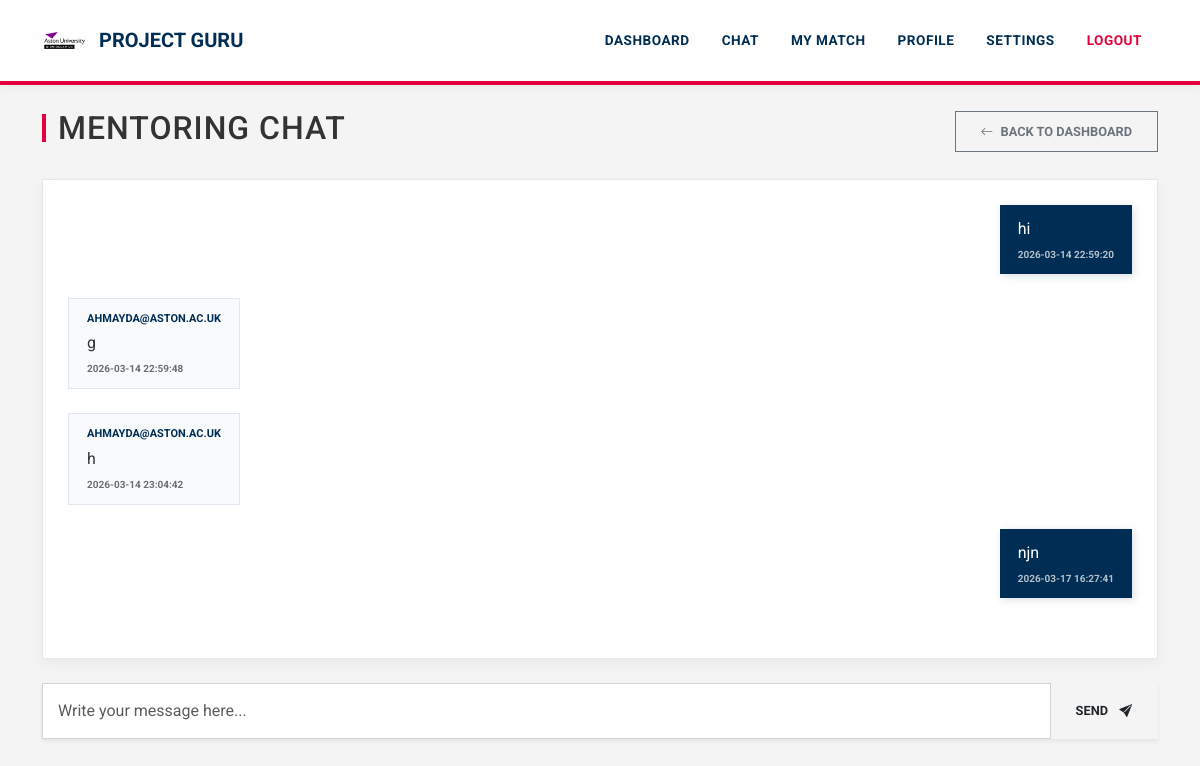
Page /chat/2850 (signed in) on the committed database.
### tables this page shows
CREATE TABLE messages (
    id INTEGER PRIMARY KEY AUTOINCREMENT,
    match_id INTEGER,
    sender_id INTEGER,
    message TEXT,
    timestamp TIMESTAMP DEFAULT CURRENT_TIMESTAMP
);

CREATE TABLE users (
    id INTEGER PRIMARY KEY AUTOINCREMENT,
    email TEXT UNIQUE,
    password TEXT,
    role TEXT,
    level TEXT,
    experience TEXT,
    domain TEXT,
    availability TEXT,
    location TEXT,
    status TEXT
, verification_code TEXT, is_verified INTEGER DEFAULT 0, reset_code TEXT);

### app.py (the view, shortened to what this page needs)
@app.route("/chat/<int:match_id>", methods=["GET", "POST"])
def chat(match_id):
    if "user_id" not in session:
        return redirect("/login")
    conn = get_db()
    user_id = session["user_id"]
    match = conn.execute("""
        SELECT m.*,
               u1.email AS mentor_email,
               u2.email AS mentee_email
        FROM matches m
        JOIN users u1 ON m.mentor_id = u1.id
        JOIN users u2 ON m.mentee_id = u2.id
        WHERE m.id=? AND m.status='final'
    """, (match_id,)).fetchone()
    if not match:
        conn.close()
        return "Chat not available"
    if user_id != match["mentor_id"] and user_id != match["mentee_id"]:
        conn.close()
        return "Access denied"
    messages = conn.execute("""
        SELECT m.*, u.email
        FROM messages m
        JOIN users u ON m.sender_id = u.id
        WHERE m.match_id=?
        ORDER BY m.timestamp ASC
    """, (match_id,)).fetchall()
    conn.close()
    return render_template(
        "chat.html",
        messages=messages,
        match=match,
        match_id=match_id,
        user_id=user_id,
    )

### app.py (called while the page is built)
def get_db():
    conn = sqlite3.connect("database.db", timeout=30)
    conn.row_factory = sqlite3.Row
    return conn

### templates/chat.html (shortened to what this page needs)
<!DOCTYPE html>
<html lang="en">
<head>
    <link href="https://cdn.jsdelivr.net/npm/bootstrap@5.3.2/dist/css/bootstrap.min.css" rel="stylesheet">
    <link rel="stylesheet" href="https://cdn.jsdelivr.net/npm/bootstrap-icons@1.11.3/font/bootstrap-icons.min.css">
</head>
<body>
{% include "navbar.html" %}
<div class="container mt-4 mb-5">
    <div class="d-flex justify-content-between align-items-center mb-4">
        <h2>Mentoring Chat</h2>
        <a href="/dashboard" class="btn btn-outline-secondary btn-sm rounded-0 fw-bold">
            <i class="bi bi-arrow-left me-1"></i> BACK TO DASHBOARD
        </a>
    </div>
    <div class="card chat-card shadow-sm mb-4">
        <div id="chat-box">
            {% if messages %}
                {% for msg in messages %}
                    {% if msg.sender_id == user_id %}
                        <div class="d-flex justify-content-end mb-4">
                            <div class="message-self">
                                <div class="message-text">{{ msg.message }}</div>
                                <span class="msg-time">{{ msg.timestamp }}</span>
                            </div>
                        </div>
                    {% else %}
                        <div class="d-flex justify-content-start mb-4">
                            <div class="message-other">
                                <span class="sender-name">{{ msg.email }}</span>
                                <div class="message-text">{{ msg.message }}</div>
                                <span class="msg-time">{{ msg.timestamp }}</span>
                            </div>
                        </div>
                    {% endif %}
                {% endfor %}
            {% else %}
                <div class="text-center py-5">
                    <i class="bi bi-chat-dots text-muted" style="font-size: 3rem;"></i>
                    <p class="text-muted mt-3">No messages yet. Start the conversation!</p>
                </div>
            {% endif %}
        </div>
    </div>
    <form method="POST" action="/chat/{{ match_id }}">
        <div class="input-group shadow-sm">
            <input
                type="text"
                name="message"
                class="form-control"
                placeholder="Write your message here..."
                required
                autocomplete="off">
            <button type="submit" class="btn btn-aston-red">
                SEND <i class="bi bi-send-fill ms-2"></i>
            </button>
        </div>
    </form>
</div>
</body>
</html>

### templates/chat.html (style rules this page uses)
:root { --aston-navy: #002d54; --aston-red: #e4003a; --aston-grey: #f4f4f4; --aston-dark-grey: #333333; }
body { background-color: var(--aston-grey); font-family: 'Roboto', Arial, sans-serif; color: var(--aston-dark-grey); }
h2 { color: var(--aston-navy); font-weight: 700; text-transform: uppercase; letter-spacing: 1px; display: flex; align-items: center; }
h2::before { content: ""; display: inline-block; width: 4px; height: 28px; background: var(--aston-red); margin-right: 12px; }
#chat-box { height: 60vh; overflow-y: auto; background: #ffffff !important; padding: 25px; border-radius: 0; border: 1px solid #e2e8f0; }
.chat-card { border-radius: 0; border: none; box-shadow: 0 4px 20px rgba(0,0,0,0.05); border-top: 5px solid var(--aston-navy); }
.message-self { background: var(--aston-navy) !important; color: white !important; border-radius: 0; padding: 12px 18px !important; max-width: 70%; box-shadow: 2px 2px 8px rgba(0, 45, 84, 0.15); }
.message-other { background: #f8fafc !important; color: var(--aston-dark-grey) !important; border: 1px solid #e2e8f0 !important; border-radius: 0; padding: 12px 18px !important; max-width: 70%; }
.msg-time { font-size: 10px; opacity: 0.7; display: block; margin-top: 6px; text-transform: uppercase; font-weight: 700; }
.sender-name { font-size: 11px; font-weight: 700; color: var(--aston-navy); text-transform: uppercase; margin-bottom: 4px; display: block; }
.input-group .form-control { border-radius: 0; padding: 15px; border: 1px solid #ced4da; }
.btn-aston-red { background-color: var(--aston-red); color: white; border: none; border-radius: 0; font-weight: 700; text-transform: uppercase; padding: 0 30px; transition: 0.3s; }

### templates/navbar.html (style rules this page uses)
:root { --aston-navy: #002d54; --aston-red: #e4003a; --aston-grey: #f4f4f4; --aston-dark-grey: #333333; }
body { background-color: var(--aston-grey) !important; font-family: 'Roboto', Arial, sans-serif !important; color: var(--aston-dark-grey); }
.card { border: none !important; border-radius: 0 !important; box-shadow: 0 4px 12px rgba(0,0,0,0.05) !important; }
.btn { border-radius: 0 !important; font-weight: 700 !important; text-transform: uppercase; font-size: 0.8rem; padding: 10px 25px !important; }
.form-control { border-radius: 0 !important; }

### rows in the picture
messages: message "hi", timestamp "2026-03-14 22:59:20"
messages: email "AHMAYDA@ASTON.AC.UK", message "g", timestamp "2026-03-14 22:59:48"
messages: email "AHMAYDA@ASTON.AC.UK", message "h", timestamp "2026-03-14 23:04:42"
messages: message "njn", timestamp "2026-03-17 16:27:41"
